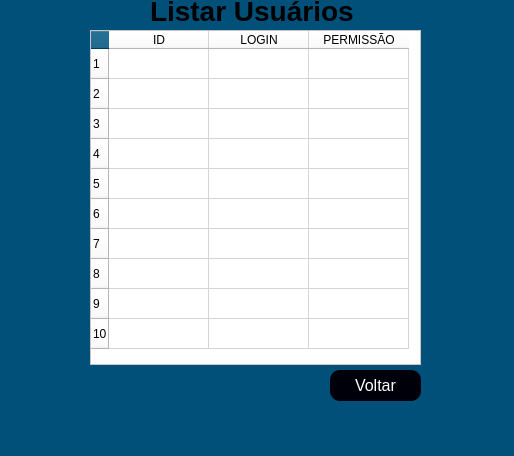
<?xml version="1.0" encoding="UTF-8"?>
<ui version="4.0">
 <class>MainWindow</class>
 <widget class="QMainWindow" name="MainWindow">
  <property name="geometry">
   <rect>
    <x>0</x>
    <y>0</y>
    <width>514</width>
    <height>456</height>
   </rect>
  </property>
  <property name="windowTitle">
   <string>MainWindow</string>
  </property>
  <property name="styleSheet">
   <string notr="true">background-color: rgb(0, 80, 121);</string>
  </property>
  <widget class="QWidget" name="centralwidget">
   <widget class="QTableWidget" name="table_product">
    <property name="geometry">
     <rect>
      <x>90</x>
      <y>30</y>
      <width>331</width>
      <height>335</height>
     </rect>
    </property>
    <property name="styleSheet">
     <string notr="true">background-color: rgb(255, 255, 255);</string>
    </property>
    <property name="rowCount">
     <number>10</number>
    </property>
    <row/>
    <row/>
    <row/>
    <row/>
    <row/>
    <row/>
    <row/>
    <row/>
    <row/>
    <row/>
    <column>
     <property name="text">
      <string>ID</string>
     </property>
    </column>
    <column>
     <property name="text">
      <string>LOGIN</string>
     </property>
    </column>
    <column>
     <property name="text">
      <string>PERMISSÃO</string>
     </property>
    </column>
   </widget>
   <widget class="QPushButton" name="btn_voltar">
    <property name="geometry">
     <rect>
      <x>330</x>
      <y>370</y>
      <width>91</width>
      <height>31</height>
     </rect>
    </property>
    <property name="cursor">
     <cursorShape>PointingHandCursor</cursorShape>
    </property>
    <property name="styleSheet">
     <string notr="true">QPushButton{color: rgb(255, 255, 255); border-radius: 10px; font-size: 16px; background-color:rgb(0, 0, 10);;}

QPushButton:hover{background-color: #fff; color:black}

</string>
    </property>
    <property name="text">
     <string>Voltar</string>
    </property>
   </widget>
   <widget class="QLabel" name="label">
    <property name="geometry">
     <rect>
      <x>150</x>
      <y>0</y>
      <width>221</width>
      <height>21</height>
     </rect>
    </property>
    <property name="font">
     <font>
      <pointsize>21</pointsize>
      <weight>75</weight>
      <bold>true</bold>
     </font>
    </property>
    <property name="text">
     <string>Listar Usuários</string>
    </property>
   </widget>
  </widget>
  <widget class="QMenuBar" name="menubar">
   <property name="geometry">
    <rect>
     <x>0</x>
     <y>0</y>
     <width>514</width>
     <height>21</height>
    </rect>
   </property>
  </widget>
  <widget class="QStatusBar" name="statusbar"/>
 </widget>
 <resources/>
 <connections/>
</ui>
